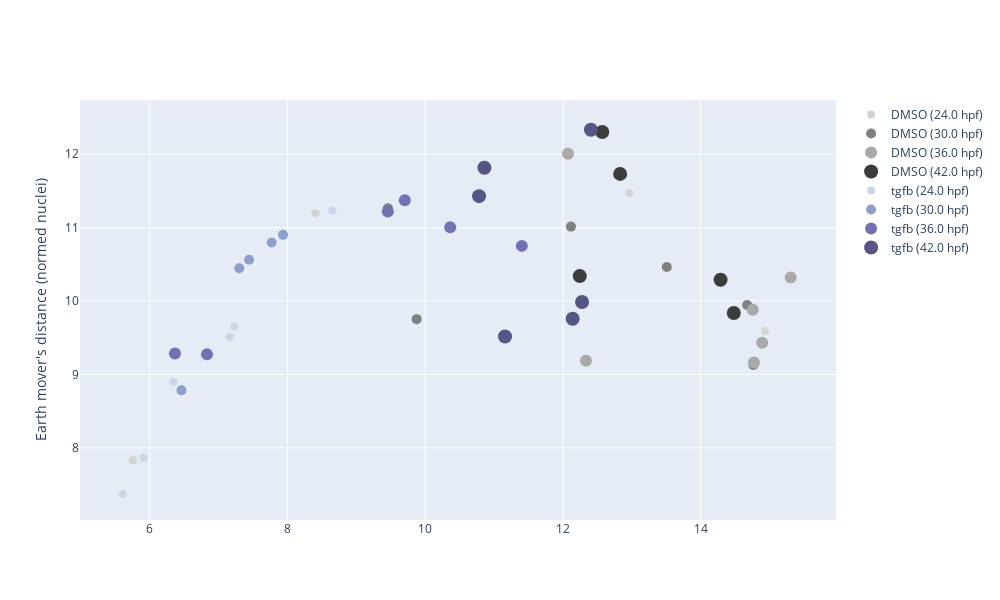

Notebook source saved alongside this figure:
### Code cell
# get upper and lower quartile estimates for DMSO control
# dmso_ft = (dist_df["chem_id"] == "DMSO") & (dist_df["cohort"] == tg) & (~outlier_flag)
# q1 = np.percentile(dist_df.loc[dmso_ft, stat], 25)
# q3 = np.percentile(dist_df.loc[dmso_ft, stat], 75)


fig = go.Figure()
for tg in [cohort_list[0]]:
    for p, pert in enumerate(pert_key):
        if ("DMSO" in pert) | ("tgfb" in pert) :
            ft = (dist_df["chem_i"] == pert) & (dist_df["cohort"] == tg) & (dist_df["chem_time"] < 55) & (~outlier_flag)
            if np.any(ft):
                indices = dist_df.index[ft]
                chem_i = dist_df.loc[indices[0], "chem_i"]
                time = dist_df.loc[indices[0], "chem_time"]
                name = dist_df.loc[indices[0], "chem_id"] + f" ({time} hpf)"
                fig.add_trace(go.Scatter(
                    x=embedding[ft, 0],
                    y=embedding[ft, 1],
                    name=name,
                    marker_color=color_dict[chem_i], 
                    # fillcolor=color_dict[chem_i],
                    opacity=1,
                    line_color="black", mode="markers", marker=dict(size=time/3)
                ))

# fig.add_hrect(y0=q1, y1=q3, line_width=1, fillcolor="gray", opacity=0.3, line_color="black")
# fig.update_layout(xaxis=dict(range=[-120, 120]))
fig.update_layout(
    yaxis_title=y_axis_list[s],
    boxmode='group',
    autosize=False,
    width=1000,
    height=600,# group together boxes of the different traces for each value of x
)

fig.show()

### Figure 1 — Plotly figure (JSON) as saved in the notebook; plotly's stock layout.template omitted (floating-point values rounded to 4 significant figures)
{"data": [{"line": {"color": "black"}, "marker": {"color": "lightgray", "size": 8}, "mode": "markers", "name": "DMSO (24.0 hpf)", "opacity": 1, "type": "scatter", "x": [8.405, 5.752, 14.94, 12.96], "y": [11.2, 7.83, 9.593, 11.47]}, {"line": {"color": "black"}, "marker": {"color": "gray", "size": 10}, "mode": "markers", "name": "DMSO (30.0 hpf)", "opacity": 1, "type": "scatter", "x": [12.12, 14.77, 9.875, 13.51, 9.458, 14.68], "y": [11.01, 9.128, 9.753, 10.46, 11.26, 9.947]}, {"line": {"color": "black"}, "marker": {"color": "darkgray", "size": 12}, "mode": "markers", "name": "DMSO (36.0 hpf)", "opacity": 1, "type": "scatter", "x": [14.89, 15.31, 14.76, 12.07, 14.77, 12.33], "y": [9.43, 10.32, 9.882, 12.01, 9.162, 9.186]}, {"line": {"color": "black"}, "marker": {"color": "rgb(60, 60, 60)", "size": 14}, "mode": "markers", "name": "DMSO (42.0 hpf)", "opacity": 1, "type": "scatter", "x": [12.24, 14.29, 12.57, 12.83, 14.48], "y": [10.34, 10.29, 12.3, 11.73, 9.837]}, {"line": {"color": "black"}, "marker": {"color": "rgb(203,213,232)", "size": 8}, "mode": "markers", "name": "tgfb (24.0 hpf)", "opacity": 1, "type": "scatter", "x": [5.908, 6.341, 7.161, 5.606, 7.228, 8.65], "y": [7.865, 8.9, 9.511, 7.37, 9.654, 11.23]}, {"line": {"color": "black"}, "marker": {"color": "rgb(141,160,203)", "size": 10}, "mode": "markers", "name": "tgfb (30.0 hpf)", "opacity": 1, "type": "scatter", "x": [7.441, 7.934, 7.299, 7.769, 6.458], "y": [10.56, 10.9, 10.45, 10.8, 8.783]}, {"line": {"color": "black"}, "marker": {"color": "rgb(117,112,179)", "size": 12}, "mode": "markers", "name": "tgfb (36.0 hpf)", "opacity": 1, "type": "scatter", "x": [9.456, 11.4, 6.829, 6.364, 10.36, 9.703], "y": [11.22, 10.75, 9.273, 9.285, 11.0, 11.37]}, {"line": {"color": "black"}, "marker": {"color": "rgb(87, 84, 134)", "size": 14}, "mode": "markers", "name": "tgfb (42.0 hpf)", "opacity": 1, "type": "scatter", "x": [12.41, 11.16, 12.14, 10.78, 12.28, 10.86], "y": [12.33, 9.517, 9.758, 11.43, 9.986, 11.82]}], "layout": {"autosize": false, "boxmode": "group", "height": 600, "width": 1000, "xaxis": {"autorange": true, "range": [4.985, 15.97], "type": "linear"}, "yaxis": {"autorange": true, "range": [7.016, 12.74], "title": {"text": "Earth mover's distance (normed nuclei)"}, "type": "linear"}}}
